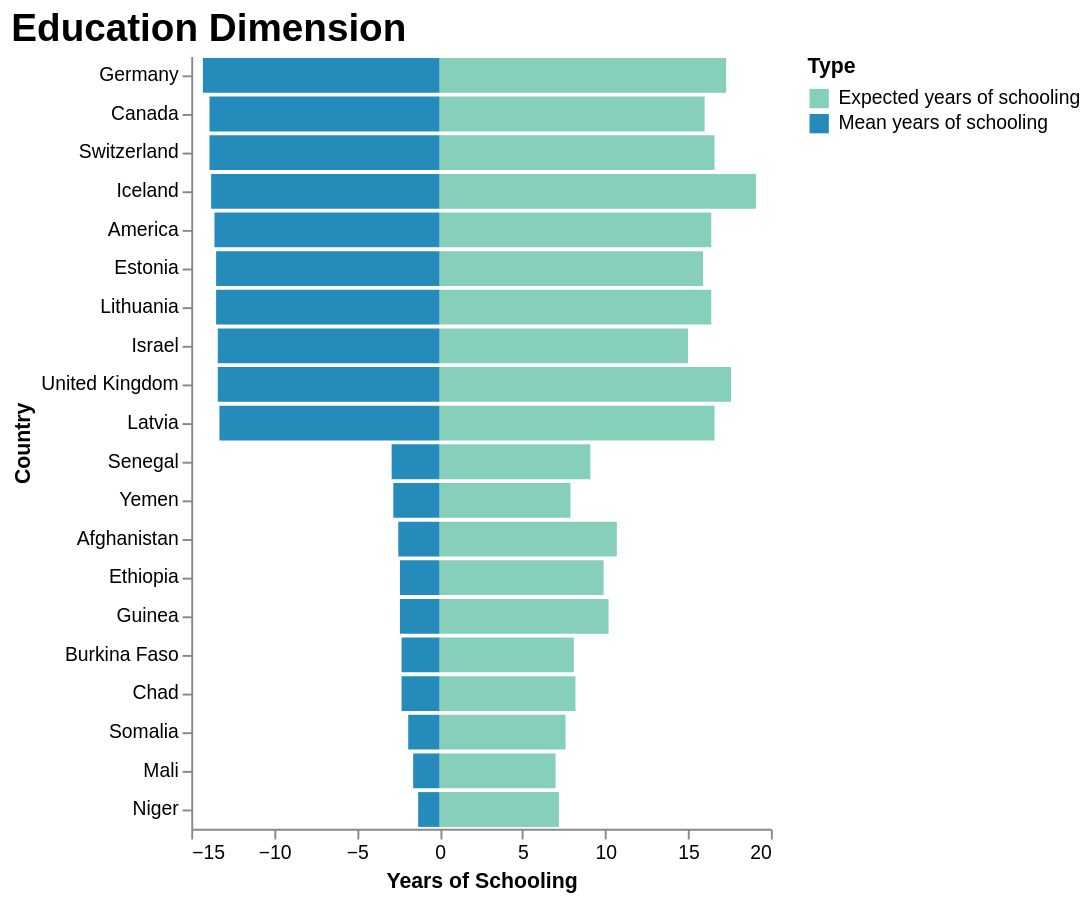

Here is the Vega-Lite specification saved for this chart:
### Vega-Lite specification from a JSON file in a GitHub repository (floating-point values rounded to 4 significant figures)
{"$schema": "https://vega.github.io/schema/vega-lite/v5.json", "title": {"text": "Education Dimension", "fontSize": 20}, "width": 245, "height": 150, "data": {"values": [{"Country": "Germany", "Mean years of schooling": 14.3, "Expected years of schooling": 17.3}, {"Country": "Canada", "Mean years of schooling": 13.9, "Expected years of schooling": 16}, {"Country": "Switzerland", "Mean years of schooling": 13.9, "Expected years of schooling": 16.6}, {"Country": "Iceland", "Mean years of schooling": 13.8, "Expected years of schooling": 19.1}, {"Country": "America", "Mean years of schooling": 13.6, "Expected years of schooling": 16.4}, {"Country": "Estonia", "Mean years of schooling": 13.5, "Expected years of schooling": 15.9}, {"Country": "Lithuania", "Mean years of schooling": 13.5, "Expected years of schooling": 16.4}, {"Country": "Israel", "Mean years of schooling": 13.4, "Expected years of schooling": 15}, {"Country": "United Kingdom", "Mean years of schooling": 13.4, "Expected years of schooling": 17.6}, {"Country": "Latvia", "Mean years of schooling": 13.3, "Expected years of schooling": 16.6}, {"Country": "Senegal", "Mean years of schooling": 2.9, "Expected years of schooling": 9.1}, {"Country": "Yemen", "Mean years of schooling": 2.8, "Expected years of schooling": 7.9}, {"Country": "Afghanistan", "Mean years of schooling": 2.5, "Expected years of schooling": 10.7}, {"Country": "Ethiopia", "Mean years of schooling": 2.4, "Expected years of schooling": 9.9}, {"Country": "Guinea", "Mean years of schooling": 2.4, "Expected years of schooling": 10.2}, {"Country": "Burkina Faso", "Mean years of schooling": 2.3, "Expected years of schooling": 8.1}, {"Country": "Chad", "Mean years of schooling": 2.3, "Expected years of schooling": 8.2}, {"Country": "Somalia", "Mean years of schooling": 1.9, "Expected years of schooling": 7.6}, {"Country": "Mali", "Mean years of schooling": 1.6, "Expected years of schooling": 7}, {"Country": "Niger", "Mean years of schooling": 1.3, "Expected years of schooling": 7.2}]}, "transform": [{"fold": ["Mean years of schooling", "Expected years of schooling"], "as": ["Type", "Years"]}, {"calculate": "datum.Type === 'Mean years of schooling' ? -datum.Years : datum.Years", "as": "AdjustedYears"}], "spacing": 0, "hconcat": [{"mark": "bar", "encoding": {"y": {"field": "Country", "type": "nominal", "sort": "-decreasing", "axis": {"title": "Country"}}, "x": {"field": "AdjustedYears", "type": "quantitative", "title": "Years of Schooling", "axis": {"format": "s"}}, "color": {"field": "Type", "scale": {"scheme": "yellowgreenblue"}, "legend": {"title": "Type"}}}}], "config": {"view": {"stroke": null}, "axis": {"grid": false}}}
